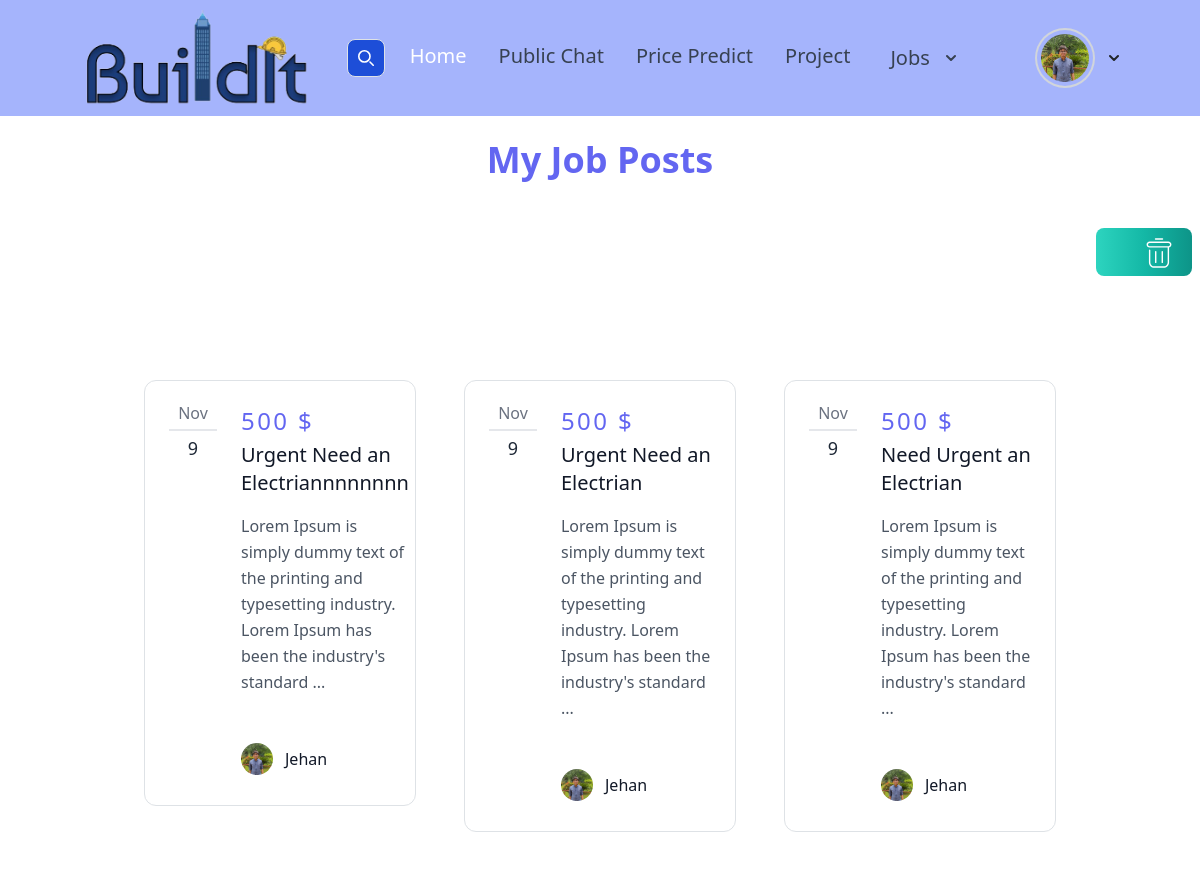
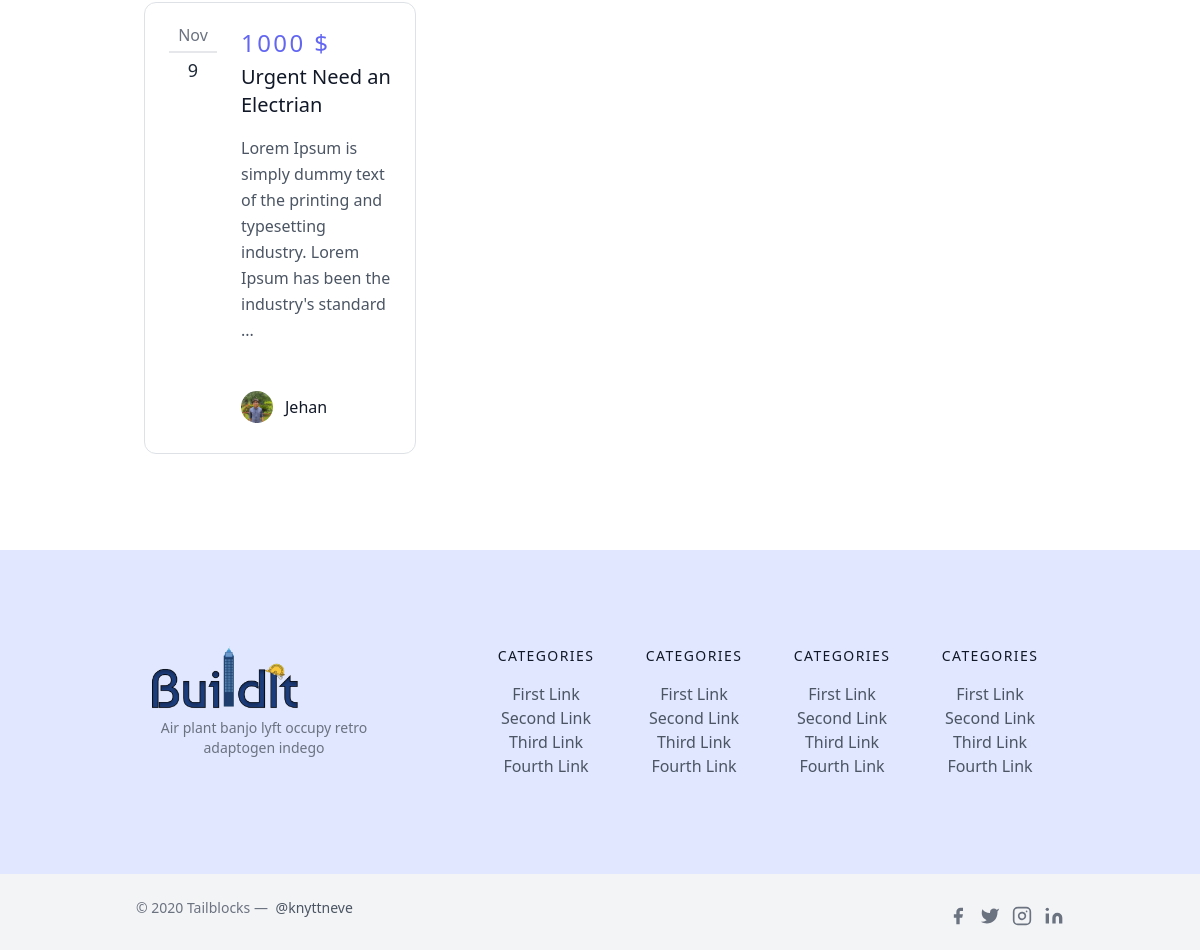
/jobs/createdByMe/ (signed in), run on the app's committed database (2 pictures, top to bottom).
### users/models.py (models this page shows, shortened)
class Profile(models.Model):
    user = models.OneToOneField(User, on_delete=models.CASCADE)
    image = models.ImageField(default='default.jpg',upload_to='profile_pic')
    bio = models.CharField(default='',max_length=100)

### jobs/models.py (models this page shows, shortened)
class Jobs(models.Model):  # Inherit from models.Model here
    is_available = models.BooleanField(default=True)
    job_title = models.CharField(max_length=50)
    job_description = models.CharField(max_length=500)
    deal_payment = models.IntegerField(default=0)
    location = models.CharField(max_length=100)
    working_day = models.IntegerField(default=0)
    working_hours = models.IntegerField(default=0)
    experience_year = models.IntegerField(default=0)
    date_posted = models.DateTimeField(default=timezone.now)
    posted_by = models.ForeignKey(User,on_delete=models.CASCADE)

### jobs/views.py (the view)
# urls.py: path('createdByMe/',MyJobListView.as_view(),name='my-job-list'),
class MyJobListView(LoginRequiredMixin,ListView):
    model = Jobs
    template_name = 'jobs/my_job_dashboard.html'
    context_object_name = 'jobs'
    ordering = ['date_posted']
    paginate_by = 5
    def get_queryset(self):
        return Jobs.objects.filter(posted_by=self.request.user,is_available=True).order_by('-date_posted')

### jobs/templates/jobs/my_job_dashboard.html (shortened to what this page needs)
{% extends 'posts/base.html' %}
{% block content %}
    <section class="text-gray-600 body-font min-vh-100">
        <div class="flex justify-center py-4">
            <h1 class="font-bold text-4xl text-indigo-500">My Job Posts</h1>
        </div>
        <div class="flex justify-end pt-4">
            <a type="button" href="{% url 'my-archived-job-list' %}"
               class="w-6 h-12 text-white bg-gradient-to-r from-teal-400 via-teal-500 to-teal-600 hover:bg-gradient-to-br focus:ring-4 focus:outline-none focus:ring-teal-300 dark:focus:ring-teal-800 font-medium rounded-lg text-sm px-5 py-2.5 text-center me-2 mb-2">
            </a>
        </div>
        <div class="container px-5 py-24 mx-auto">
            <div class="flex flex-wrap -mx-4 -my-8">
                {% if jobs %}
                    {% for job in jobs %}
                        <a href="{% url 'job-details' job.id %}" class="py-8 px-4 lg:w-1/3 h-90">
                            <div class="p-4 border border-slate-900 rounded-xl h-90">
                                <div class="flex items-start border-slate-900 h-90">
                                    <div class="w-12 flex-shrink-0 flex flex-col text-center leading-none">
                                        <span class="text-gray-500 pb-2 mb-2 border-b-2 border-gray-200">{{ job.date_posted|date:"M" }}</span>
                                        <span class="font-medium text-lg text-gray-800 title-font leading-none">{{ job.date_posted.date.day }}</span>
                                    </div>
                                    <div class="flex-grow pl-6 h-90">
                                        <h2 class="tracking-widest text-2xl title-font font-medium text-indigo-500 mb-1">{{ job.deal_payment }}
                                            $</h2>
                                        <h1 class="title-font text-xl font-medium text-gray-900 mb-3">{{ job.job_title }}</h1>
                                        <p class="leading-relaxed mb-5">
                                            {{ job.job_description|slice:":120" }}
                                            {% if job.job_description|length > 80 %}
                                                ...{% endif %}
                                        </p>
                                        <div class="inline-flex items-center relative bottom-0">
                                            <img alt="blog" src="{{ job.posted_by.profile.image.url }}"
                                                 class="w-8 h-8 rounded-full flex-shrink-0 object-cover object-center">
                                            <span class="flex-grow flex flex-col pl-3">
                                            <span class="title-font font-medium text-gray-900">{{ job.posted_by.username }}</span>
                                          </span>
                                        </div>
                                    </div>
                                </div>
                            </div>
                        </a>
                    {% endfor %}
                {% else %}
                    <div class="min-vh-100">
                        <h1 class="text-4xl font-bold">Your haven't created any job</h1>
                    </div>
                {% endif %}
            </div>
        </div>
    </section>
{% endblock %}

### posts/templates/posts/Header.html (shortened to what this page needs)
{% load static %}
<nav class="bg-indigo-300 border-gray-200 px-12 lg:px-6 py-2.5 dark:bg-gray-800 text-xl disfi">
        <div class="flex justify-evenly items-center  max-w-screen-3xl px-8">
            <a href="{% url 'posts-home' %}" class="flex items-center">
                <img src="{% static 'posts/images/logo.png' %}" class="mr-1.5 w-26 h-24 sm:h-24" alt="Flowbite Logo"/>
            </a>
            <form class="flex items-center max-w-4xl w-70" method="get" action="{% url 'post_search' %}">
                <button type="submit"
                        class="p-2.5 ms-2 text-sm font-medium text-white bg-blue-700 rounded-lg border border-blue-700 hover:bg-blue-800 focus:ring-4 focus:outline-none focus:ring-blue-300 dark:bg-blue-600 dark:hover:bg-blue-700 dark:focus:ring-blue-800">
                    <svg class="w-4 h-4" aria-hidden="true" xmlns="http://www.w3.org/2000/svg" fill="none"
                         viewBox="0 0 20 20">
                        <path stroke="currentColor" stroke-linecap="round" stroke-linejoin="round" stroke-width="2"
                              d="m19 19-4-4m0-7A7 7 0 1 1 1 8a7 7 0 0 1 14 0Z"/>
                    </svg>
                </button>
            </form>
            <div class="flex items-center justify-between gap-8 flex-nowrap lg:order-2">
                {% if user.is_authenticated %}
                    <div class="flex justify-between items-center">
                        <div>
                            <button id="profileDropdownButton" data-dropdown-toggle="profileDropdown"
                                    class="py-2.5 text-center inline-flex items-center dark:bg-blue-600 dark:hover:bg-blue-700 dark:focus:ring-blue-800"
                                    type="button">
                                <img class="w-14 ml-12 h-14 p-1 rounded-full ring-2 ring-gray-300 dark:ring-gray-500"
                                     src="{{ user.profile.image.url }}" alt="Rounded avatar">
                                <svg class="w-2.5 h-2.5 ms-3" aria-hidden="true" xmlns="http://www.w3.org/2000/svg"
                                     fill="none" viewBox="0 0 10 6">
                                    <path stroke="currentColor" stroke-linecap="round" stroke-linejoin="round"
                                          stroke-width="2" d="m1 1 4 4 4-4"/>
                                </svg>
                            </button>
                        </div>
                    </div>
                {% endif %}
            </div>
            <div class="hidden justify-between items-center w-full lg:flex lg:w-auto lg:order-1" id="mobile-menu-2">
                <ul class="flex font-medium  lg:space-x-8 lg:mt-0">
                    <li>
                        <a href="{% url 'posts-home' %}"
                           class="block py-2 pr-4 pl-3 text-white rounded bg-blue-700 lg:bg-transparent lg:text-blue-700 lg:p-0 dark:text-white"
                           aria-current="page">Home</a>
                    </li>
                    <li>
                        <a href="{% url 'chat' %}"
                           class="block py-2 pr-4 pl-3 text-gray-700 border-b border-gray-100 hover:bg-gray-50 lg:hover:bg-transparent lg:border-0 lg:hover:text-blue-700 lg:p-0 dark:text-gray-400 lg:dark:hover:text-white dark:hover:bg-gray-700 dark:hover:text-white lg:dark:hover:bg-transparent dark:border-gray-700">Public
                            Chat</a>
                    </li>
                    <li>
                        <a href="{% url 'prediction' %}"
                           class="block py-2 pr-4 pl-3 text-gray-700 border-b border-gray-100 hover:bg-gray-50 lg:hover:bg-transparent lg:border-0 lg:hover:text-blue-700 lg:p-0 dark:text-gray-400 lg:dark:hover:text-white dark:hover:bg-gray-700 dark:hover:text-white lg:dark:hover:bg-transparent dark:border-gray-700">Price
                            Predict</a>
                    </li>
                    <li>
                        <a href="{% url 'project-dashboard' %}"
                           class="block py-2 pr-4 pl-3 text-gray-700 border-b border-gray-100 hover:bg-gray-50 lg:hover:bg-transparent lg:border-0 lg:hover:text-blue-700 lg:p-0 dark:text-gray-400 lg:dark:hover:text-white dark:hover:bg-gray-700 dark:hover:text-white lg:dark:hover:bg-transparent dark:border-gray-700">Project</a>
                    </li>
                    <li>
                        <div class="gap-8">
                                <button id="jobDropdownButton" data-dropdown-toggle="jobDropdown"
                                        class="text-gray-700 hover:bg-blue-800 focus:ring-4 focus:outline-none focus:ring-blue-300 font-medium rounded-lg text-xl px-2 py-2.5 text-center inline-flex items-center dark:bg-blue-600 hover:text-white dark:hover:bg-indigo-700 dark:focus:ring-indigo-700"
                                        type="button">
                                    Jobs
                                    <svg class="w-2.5 h-2.5 ms-3" aria-hidden="true" xmlns="http://www.w3.org/2000/svg"
                                         fill="none" viewBox="0 0 10 6">
                                        <path stroke="currentColor" stroke-linecap="round" stroke-linejoin="round"
                                              stroke-width="2" d="m1 1 4 4 4-4"/>
                                    </svg>
                                </button>
                            </div>
                    </li>
                </ul>
            </div>
        </div>
    </nav>

### posts/static/css_pm/myStyle.css (style rules this page uses)
html { line-height: 1.5; -webkit-text-size-adjust: 100%; -moz-tab-size: 4; -o-tab-size: 4; tab-size: 4; font-family: ui-sans-serif, system-ui, -apple-system, BlinkMacSystemFont, "Segoe UI", Roboto, "Helvetica Neue", Arial, "Noto Sans", sans-serif, "Apple Color Emoji", "Segoe UI Emoji", "Segoe UI Symbol", "Noto Color Emoji"; font-feature-settings: normal; font-variation-settings: normal; }
body { margin: 0; line-height: inherit; }
h1, h2, h3, h4, h5, h6 { font-size: inherit; font-weight: inherit; }
a { color: inherit; text-decoration: inherit; }
button, input, optgroup, select, textarea { font-family: inherit; font-feature-settings: inherit; font-variation-settings: inherit; font-size: 100%; font-weight: inherit; line-height: inherit; color: inherit; margin: 0; padding: 0; }
button, select { text-transform: none; }
button, [type='button'], [type='reset'], [type='submit'] { -webkit-appearance: button; background-color: transparent; background-image: none; }
blockquote, dl, dd, h1, h2, h3, h4, h5, h6, hr, figure, p, pre { margin: 0; }
ol, ul, menu { list-style: none; margin: 0; padding: 0; }
button, [role="button"] { cursor: pointer; }
img, svg, video, canvas, audio, iframe, embed, object { display: block; vertical-align: middle; }
img, video { max-width: 100%; height: auto; }
.relative { position: relative; }
.mb-1 { margin-bottom: 0.25rem; }
.mb-2 { margin-bottom: 0.5rem; }
.block { display: block; }
.flex { display: flex; }
.hidden { display: none; }
.h-4 { height: 1rem; }
.h-8 { height: 2rem; }
.w-6 { width: 1.5rem; }
.w-8 { width: 2rem; }
.w-full { width: 100%; }
.items-start { align-items: flex-start; }
.items-center { align-items: center; }
.justify-center { justify-content: center; }
.justify-between { justify-content: space-between; }
.rounded { border-radius: 0.25rem; }
.rounded-full { border-radius: 9999px; }
.border { border-width: 1px; }
.border-b { border-bottom-width: 1px; }
.border-b-2 { border-bottom-width: 2px; }
.border-gray-100 { --tw-border-opacity: 1; border-color: rgb(243 244 246 / var(--tw-border-opacity)); }
.border-gray-200 { --tw-border-opacity: 1; border-color: rgb(229 231 235 / var(--tw-border-opacity)); }
.object-cover { -o-object-fit: cover; object-fit: cover; }
.p-1 { padding: 0.25rem; }
.p-4 { padding: 1rem; }
.px-4 { padding-left: 1rem; padding-right: 1rem; }
.py-2 { padding-top: 0.5rem; padding-bottom: 0.5rem; }
.pr-4 { padding-right: 1rem; }
.pt-4 { padding-top: 1rem; }
.text-2xl { font-size: 1.5rem; line-height: 2rem; }
.text-lg { font-size: 1.125rem; line-height: 1.75rem; }
.text-sm { font-size: 0.875rem; line-height: 1.25rem; }
.text-xl { font-size: 1.25rem; line-height: 1.75rem; }
.font-bold { font-weight: 700; }
.font-medium { font-weight: 500; }
.leading-none { line-height: 1; }
.text-gray-600 { --tw-text-opacity: 1; color: rgb(75 85 99 / var(--tw-text-opacity)); }
.text-gray-800 { --tw-text-opacity: 1; color: rgb(31 41 55 / var(--tw-text-opacity)); }
.text-white { --tw-text-opacity: 1; color: rgb(255 255 255 / var(--tw-text-opacity)); }

### data on the page
Jobs: date_posted "Nov", date_posted.date.day "9", deal_payment "500", job_title "Urgent Need an Electriannnnnnnn", job_description "Lorem Ipsum is simply dummy text of the printing and typesetting industry. Lorem Ipsum has been the industry's standard", posted_by.profile.image (picture), posted_by.username "Jehan"
Jobs: date_posted "Nov", date_posted.date.day "9", deal_payment "500", job_title "Urgent Need an Electrian", job_description "Lorem Ipsum is simply dummy text of the printing and typesetting industry. Lorem Ipsum has been the industry's standard", posted_by.profile.image (picture), posted_by.username "Jehan"
Jobs: date_posted "Nov", date_posted.date.day "9", deal_payment "500", job_title "Need Urgent an Electrian", job_description "Lorem Ipsum is simply dummy text of the printing and typesetting industry. Lorem Ipsum has been the industry's standard", posted_by.profile.image (picture), posted_by.username "Jehan"
Jobs: date_posted "Nov", date_posted.date.day "9", deal_payment "1000", job_title "Urgent Need an Electrian", job_description "Lorem Ipsum is simply dummy text of the printing and typesetting industry. Lorem Ipsum has been the industry's standard", posted_by.profile.image (picture), posted_by.username "Jehan"
